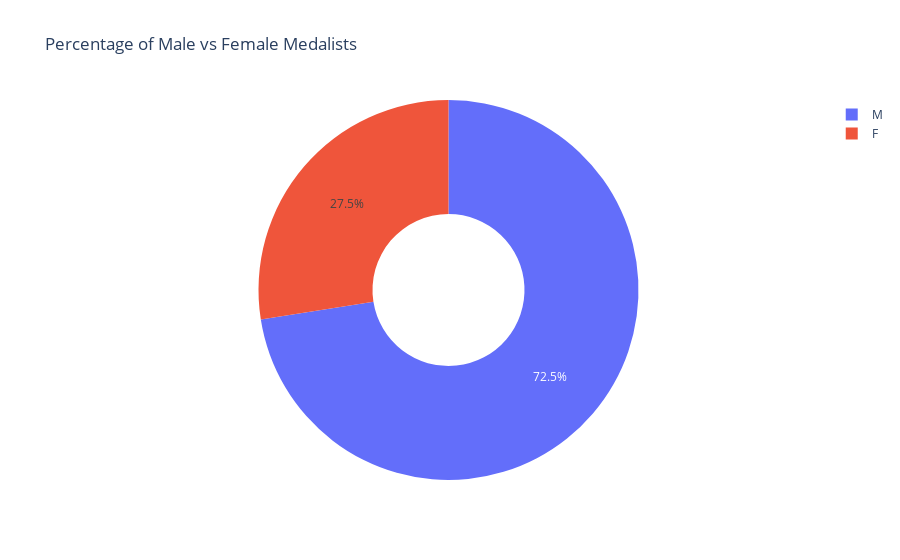

This figure's notebook cell:
### Code cell
px.pie(
    labels=gender_data.index,
    values=gender_data.values,
    names=gender_data.index,
    hole=0.4,
    title="Percentage of Male vs Female Medalists"
)

### Figure 1 — Plotly figure (JSON) as saved in the notebook; plotly's stock layout.template omitted (floating-point values rounded to 4 significant figures)
{"data": [{"domain": {"x": [0, 1], "y": [0, 1]}, "hole": 0.4, "hovertemplate": "label=%{label}<br>value=%{value}<extra></extra>", "labels": ["M", "F"], "legendgroup": "", "name": "", "showlegend": true, "type": "pie", "values": [196594, 74522]}], "layout": {"legend": {"tracegroupgap": 0}, "title": {"text": "Percentage of Male vs Female Medalists"}}}
